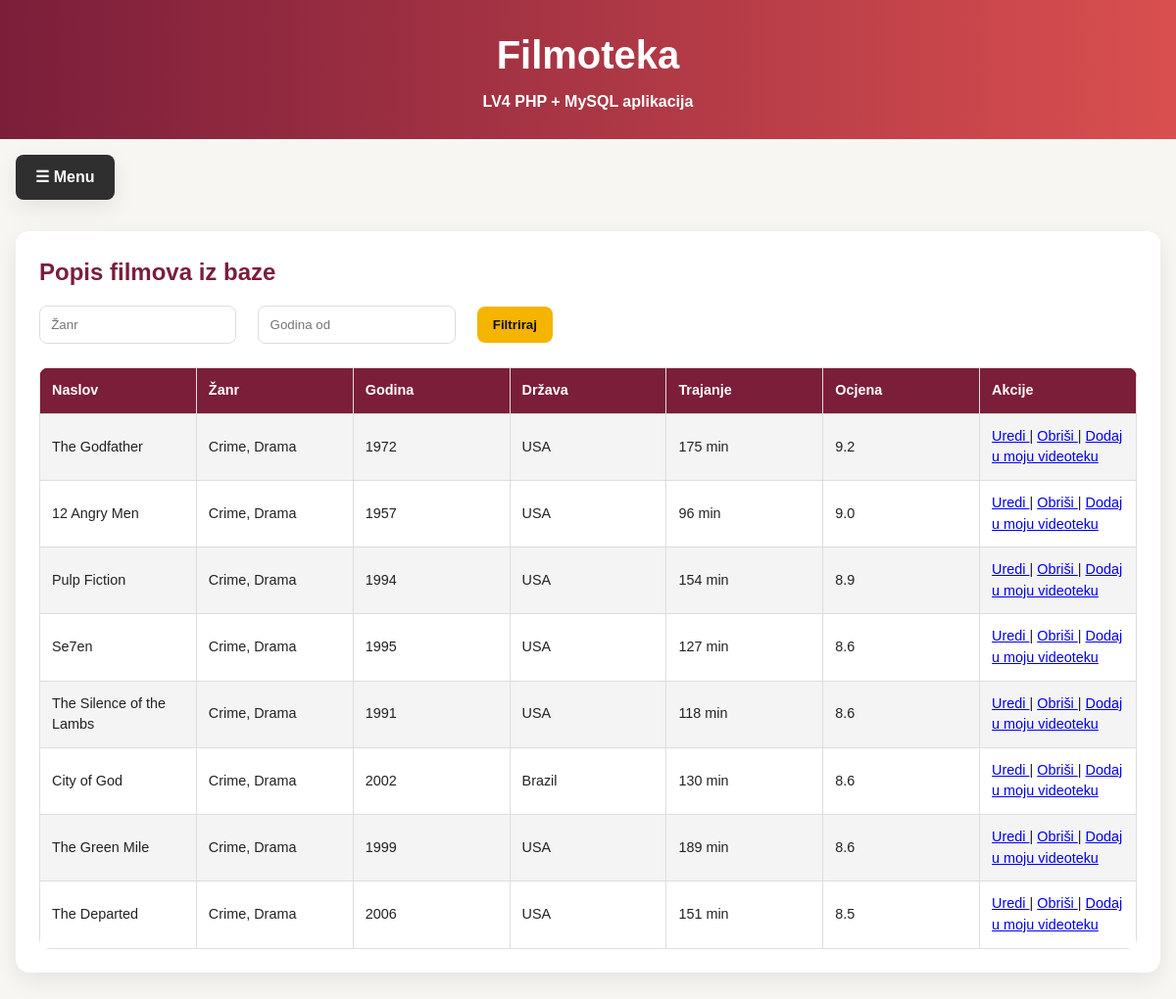
The page /movies.php?genre=Crime, Drama on the database its author committed.
### tables this page shows
CREATE TABLE `movies` (
  `id` int(11) NOT NULL,
  `title` varchar(150) NOT NULL,
  `genre` varchar(80) NOT NULL,
  `year` int(11) NOT NULL,
  `country` varchar(80) NOT NULL,
  `duration` int(11) NOT NULL,
  `rating` decimal(3,1) DEFAULT 0.0,
  `director` varchar(100) NOT NULL,
  `created_at` timestamp NOT NULL DEFAULT current_timestamp()
);

### movies.php (the view, shortened to what this page needs)
<?php
include 'includes/db.php';
$sql = "SELECT * FROM movies WHERE 1";
if (isset($_GET["genre"]) && !empty($_GET["genre"])) {
    $genre = trim($_GET["genre"]);
    $sql .= " AND genre LIKE '%$genre%'";
}
$result = mysqli_query($conn, $sql);
?>
<!DOCTYPE html>
<html lang="hr">
<head>
    <link rel="stylesheet" href="css/style.css">
</head>
<body class="lv4-body">
<?php include 'includes/nav.php'; ?>
<main class="lv4-container">
<section class="lv4-card">
<h1>Popis filmova iz baze</h1>
<form method="GET" class="lv4-inline-form">
    <input type="text" name="genre" placeholder="Žanr">
    <input type="number" name="year" placeholder="Godina od">
    <button type="submit">Filtriraj</button>
</form>
<table class="lv4-table">
    <tr>
        <th>Naslov</th>
        <th>Žanr</th>
        <th>Godina</th>
        <th>Država</th>
        <th>Trajanje</th>
        <th>Ocjena</th>
        <th>Akcije</th>
    </tr>
    <?php while($movie = mysqli_fetch_assoc($result)): ?>
        <tr>
    <td><?php echo $movie['title']; ?></td>
    <td><?php echo $movie['genre']; ?></td>
    <td><?php echo $movie['year']; ?></td>
    <td><?php echo $movie['country']; ?></td>
    <td><?php echo $movie['duration']; ?> min</td>
    <td><?php echo $movie['rating']; ?></td>
    <td>
    <a href="edit_movie.php?id=<?php echo $movie['id']; ?>">
        Uredi
    </a>
    |
    <a href="delete_movie.php?id=<?php echo $movie['id']; ?>"
       onclick="return confirm('Jesi siguran da želiš obrisati ovaj film?');">
       Obriši
    </a>
    |
    <a href="add_to_videoteka.php?id=<?php echo $movie['id']; ?>">
        Dodaj u moju videoteku
    </a>
</td>
</tr>
    <?php endwhile; ?>
</table>
</section>
</main>
</body>
</html>

### css/style.css (style rules this page uses)
:root { --primary-color: #7b1e3a; --secondary-color: #f4b400; --background-color: #f8f6f3; --surface-color: #ffffff; --text-color: #222222; --accent-color: #d94f4f; --border-color: #dddddd; --shadow: 0 8px 24px rgba(0, 0, 0, 0.08); --radius: 14px; --max-width: 1400px; }
* { margin: 0; padding: 0; box-sizing: border-box; }
body { font-family: Arial, Helvetica, sans-serif; background-color: var(--background-color); color: var(--text-color); line-height: 1.5; }
table { width: 100%; border-collapse: collapse; table-layout: fixed; background-color: white; }
th, td { border: 1px solid var(--border-color); padding: 0.7rem; font-size: 0.9rem; vertical-align: middle; overflow-wrap: break-word; }
th { background-color: var(--primary-color); color: white; }
tbody tr:nth-child(even) { background-color: #f5f5f5; }
.lv4-body { background-color: var(--background-color); color: var(--text-color); }
.lv4-container { max-width: var(--max-width); margin: 2rem auto; padding: 0 1rem; }
.lv4-card { background-color: var(--surface-color); border-radius: var(--radius); box-shadow: var(--shadow); padding: 1.5rem; margin-bottom: 1.5rem; }
.lv4-card h1, .lv4-card h2 { color: var(--primary-color); margin-bottom: 1rem; }
.lv4-table { width: 100%; border-collapse: collapse; overflow: hidden; border-radius: 10px; background-color: var(--surface-color); }
.lv4-table th { background-color: var(--primary-color); color: white; }
.lv4-table th, .lv4-table td { border: 1px solid var(--border-color); padding: 0.75rem; text-align: left; }
.lv4-table tr:nth-child(even) { background-color: #f4f4f4; }
.lv4-inline-form { display: flex; flex-wrap: wrap; gap: 0.75rem; align-items: center; margin-bottom: 1.5rem; }
.lv4-inline-form input { padding: 0.7rem; border: 1px solid var(--border-color); border-radius: 8px; }
.lv4-btn, .lv4-card button, .lv4-inline-form button { display: inline-block; background-color: var(--secondary-color); color: #111; border: none; border-radius: 8px; padding: 0.7rem 1rem; font-weight: bold; text-decoration: none; cursor: pointer; }

### movies.php (style rules this page uses)
table { border-collapse: collapse; width: 100%; }
th, td { border: 1px solid black; padding: 10px; text-align: left; }
th { background-color: lightgray; }
form { margin-bottom: 20px; }
input { padding: 8px; margin-right: 10px; }
button { padding: 8px 15px; }

### rows shown on the page
movies: title "The Godfather", genre "Crime, Drama", year "1972", country "USA", duration "175", rating "9.2"
movies: title "12 Angry Men", genre "Crime, Drama", year "1957", country "USA", duration "96", rating "9.0"
movies: title "Pulp Fiction", genre "Crime, Drama", year "1994", country "USA", duration "154", rating "8.9"
movies: title "Se7en", genre "Crime, Drama", year "1995", country "USA", duration "127", rating "8.6"
movies: title "The Silence of the Lambs", genre "Crime, Drama", year "1991", country "USA", duration "118", rating "8.6"
movies: title "City of God", genre "Crime, Drama", year "2002", country "Brazil", duration "130", rating "8.6"
movies: title "The Green Mile", genre "Crime, Drama", year "1999", country "USA", duration "189", rating "8.6"
movies: title "The Departed", genre "Crime, Drama", year "2006", country "USA", duration "151", rating "8.5"
